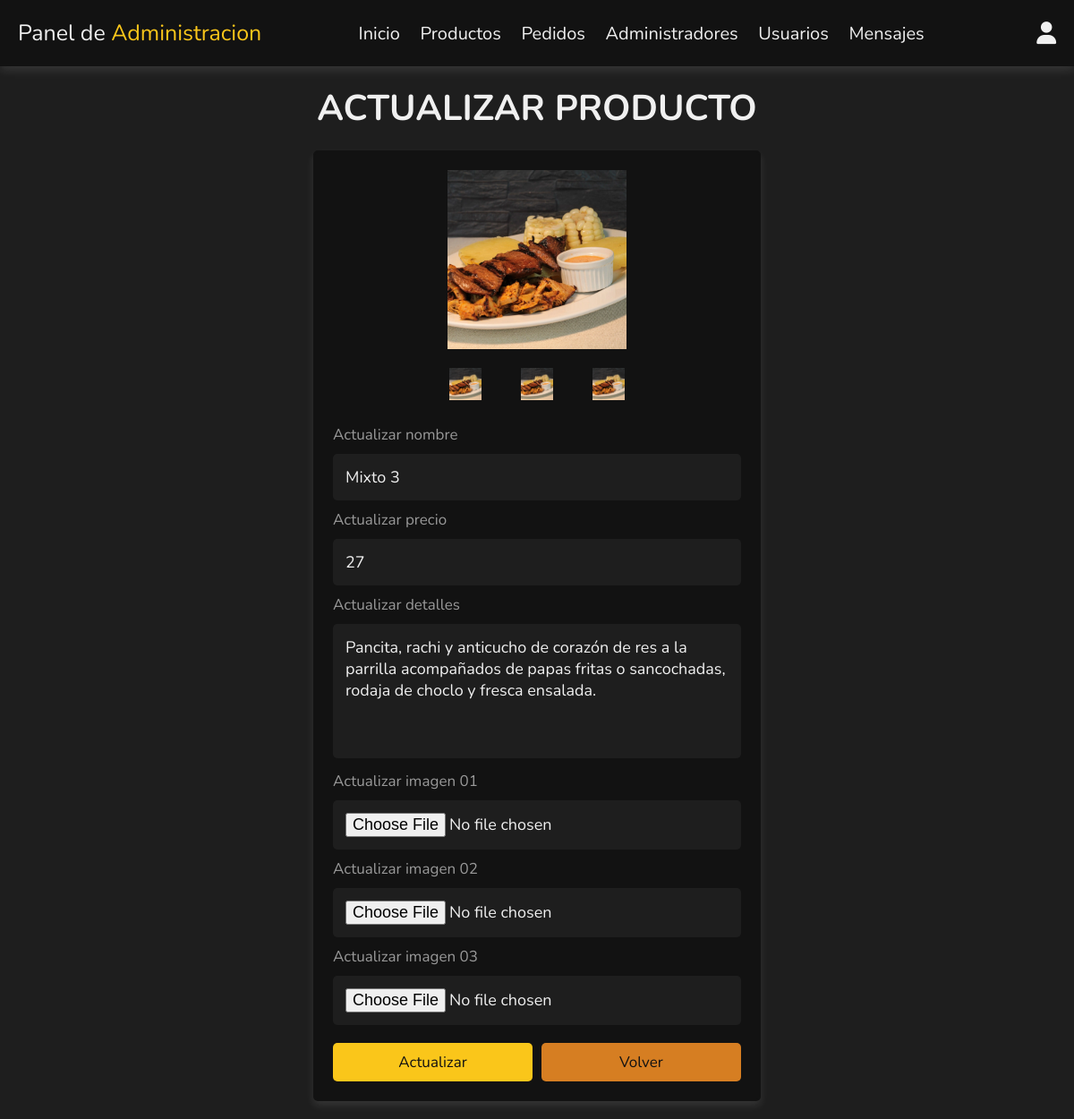
Screenshot of /admin/update_product.php?update=1 (signed in) with the database file from the repository.
### tables this page shows
CREATE TABLE `products` (
  `id` int(11) NOT NULL,
  `name` varchar(100) NOT NULL,
  `details` varchar(500) NOT NULL,
  `price` int(11) NOT NULL,
  `image_01` varchar(100) NOT NULL,
  `image_02` varchar(100) NOT NULL,
  `image_03` varchar(100) NOT NULL
);

### admin/update_product.php (the view, shortened to what this page needs)
<?php
include '../components/connect.php';
?>
<!DOCTYPE html>
<html lang="en">
<head>
   <link rel="stylesheet" href="https://cdnjs.cloudflare.com/ajax/libs/font-awesome/6.1.1/css/all.min.css">
   <link rel="stylesheet" href="../css/admin_style.css">
</head>
<body>
<?php include '../components/admin_header.php'; ?>
<section class="update-product">
   <h1 class="heading">Actualizar producto</h1>
   <?php
      $update_id = $_GET['update'];
      $select_products = $conn->prepare("SELECT * FROM `products` WHERE id = ?");
      $select_products->execute([$update_id]);
      if($select_products->rowCount() > 0){
         while($fetch_products = $select_products->fetch(PDO::FETCH_ASSOC)){
   ?>
   <form action="" method="post" enctype="multipart/form-data">
      <div class="image-container">
         <div class="main-image">
            <img src="../uploaded_img/<?= $fetch_products['image_01']; ?>" alt="">
         </div>
         <div class="sub-image">
            <img src="../uploaded_img/<?= $fetch_products['image_01']; ?>" alt="">
            <img src="../uploaded_img/<?= $fetch_products['image_02']; ?>" alt="">
            <img src="../uploaded_img/<?= $fetch_products['image_03']; ?>" alt="">
         </div>
      </div>
      <span>Actualizar nombre</span>
      <input type="text" name="name" required class="box" maxlength="100" placeholder="Introduzca el nombre del producto" value="<?= $fetch_products['name']; ?>">
      <span>Actualizar precio</span>
      <input type="number" name="price" required class="box" min="0" max="9999999999" placeholder="Introduzca el precio del producto" onkeypress="if(this.value.length == 10) return false;" value="<?= $fetch_products['price']; ?>">
      <span>Actualizar detalles</span>
      <textarea name="details" class="box" required cols="30" rows="10"><?= $fetch_products['details']; ?></textarea>
      <span>Actualizar imagen 01</span>
      <input type="file" name="image_01" accept="image/jpg, image/jpeg, image/png, image/webp" class="box">
      <span>Actualizar imagen 02</span>
      <input type="file" name="image_02" accept="image/jpg, image/jpeg, image/png, image/webp" class="box">
      <span>Actualizar imagen 03</span>
      <input type="file" name="image_03" accept="image/jpg, image/jpeg, image/png, image/webp" class="box">
      <div class="flex-btn">
         <input type="submit" name="update" class="btn" value="Actualizar">
         <a href="products.php" class="option-btn">Volver</a>
      </div>
   </form>
   <?php
         }
      }else{
         echo '<p class="empty">¡No se encontró ningún producto!</p>';
      }
   ?>
</section>
</body>
</html>

### css/admin_style.css (style rules this page uses)
:root { --main-color: #fac61a; --orange: #d67e22; --red: #c0392b; --black: #f0f0f0; --white: #121212; --light-color: #999; --light-bg: #1e1e1e; --anticuchera-beny: #ff2424; --border:.2rem solid var(--white); --box-shadow:0 .5rem 1rem rgba(255, 255, 255, .1); --navbar: #fac61a; }
* { font-family: 'Nunito', sans-serif; margin:0; padding:0; box-sizing: border-box; outline: none; border:none; text-decoration: none; }
html { font-size: 62.5%; overflow-x: hidden; }
body { background-color: var(--light-bg); }
section { padding:2rem; max-width: 1200px; margin:0 auto; }
.heading { font-size: 4rem; color:var(--black); margin-bottom: 2rem; text-align: center; text-transform: uppercase; }
.btn, .delete-btn, .option-btn { display: block; width: 100%; margin-top: 1rem; border-radius: .5rem; padding:1rem 3rem; font-size: 1.7rem; text-transform: capitalize; color:var(--white); cursor: pointer; text-align: center; }
.btn { background-color: var(--main-color); }
.option-btn { background-color: var(--orange); }
.flex-btn { display: flex; gap:1rem; }
.update-product form { background-color: var(--white); box-shadow: var(--box-shadow); border-radius: .5rem; border:var(--border); padding:2rem; max-width: 50rem; margin:0 auto; }
.update-product form .image-container { margin-bottom: 2rem; }
.update-product form .image-container .main-image img { height: 20rem; width: 100%; object-fit: contain; }
.update-product form .image-container .sub-image { display: flex; gap:1rem; justify-content: center; margin:1rem 0; }
.update-product form .image-container .sub-image img { height: 5rem; width: 7rem; object-fit: contain; padding:.5rem; border:var(--border); cursor: pointer; transition: .2s linear; }
.update-product form .box { width: 100%; border-radius: .5rem; padding:1.4rem; font-size: 1.8rem; color:var(--black); background-color: var(--light-bg); margin:1rem 0; }
.update-product form span { font-size: 1.7rem; color:var(--light-color); }
.update-product form textarea { height: 15rem; resize: none; }

### rows the page displays
products: image_01 (picture), image_02 (picture), image_03 (picture), name "Mixto 3", price "27", details "Pancita, rachi y anticucho de corazón de res a la parrilla acompañados de papas fritas o sancochadas, rodaja de choclo y fresca ensalada."
